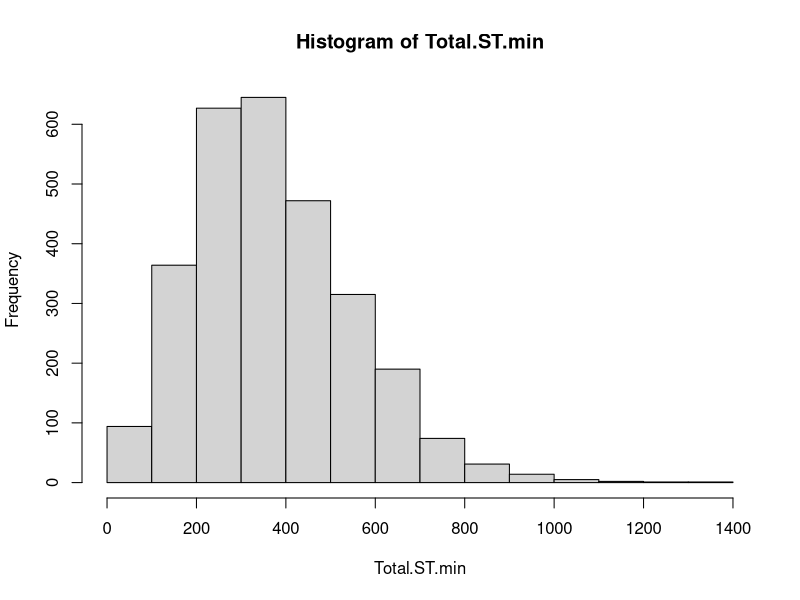
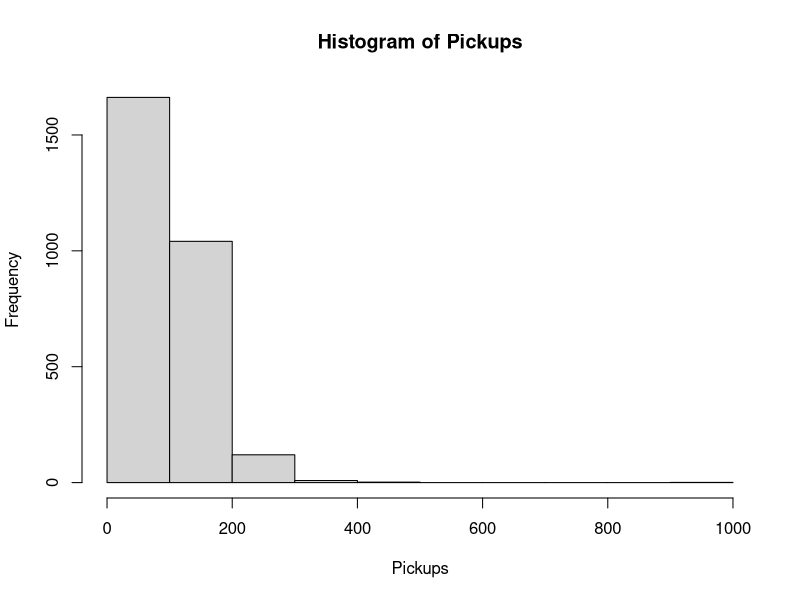
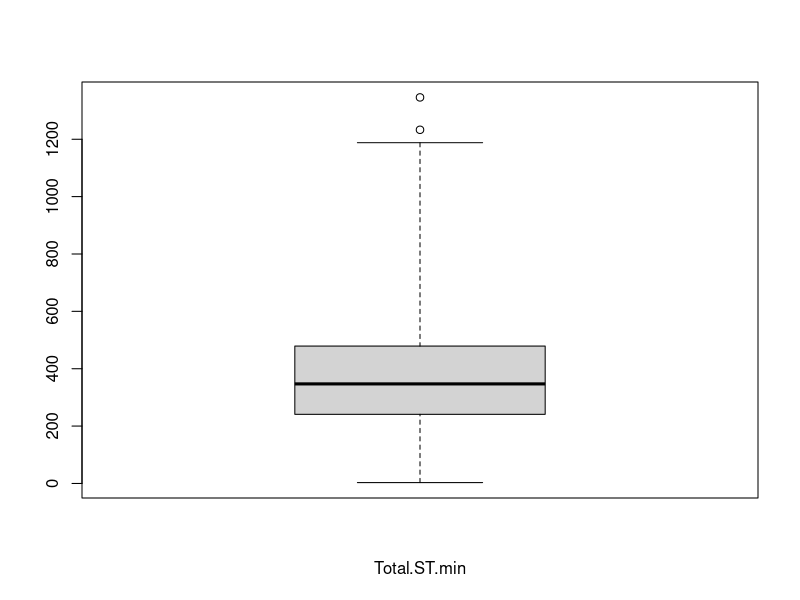
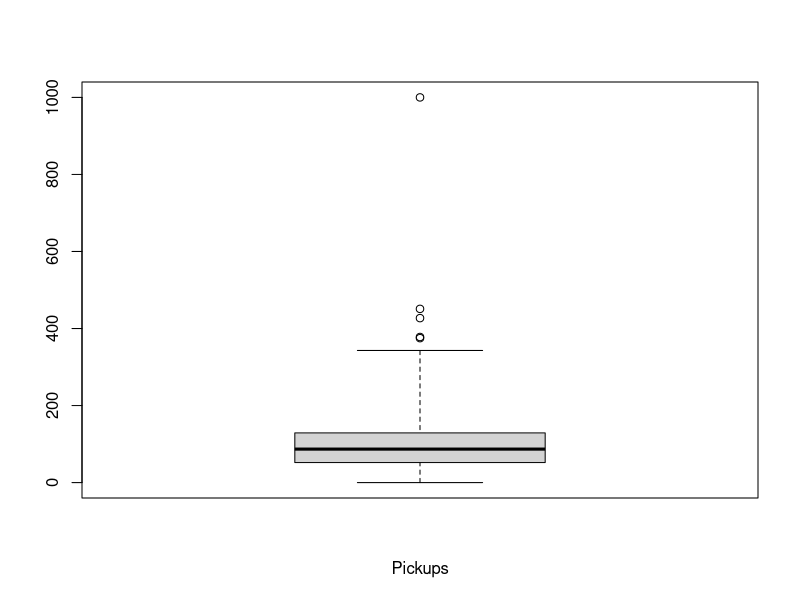

Write R code to recreate these figures, in order.
## ---- chunk 1
library(readxl)
mydata = read_excel("fulldata.xlsx")
## ---- chunk 2
Total.ST.min = mydata$Total.ST.min
Pickups = mydata$Pickups
png("histgram of Total.ST.min.png")
hist(Total.ST.min)
dev.off()
png("histgram of Pickups.png")
hist(Pickups)
dev.off()
png("boxplot of Total.ST.min.png")
boxplot(Total.ST.min,range =3,xlab = c("Total.ST.min"))
dev.off()
png("boxplot of Pickups.png")
boxplot(Pickups,range =3,xlab = c("Pickups"))
dev.off()
